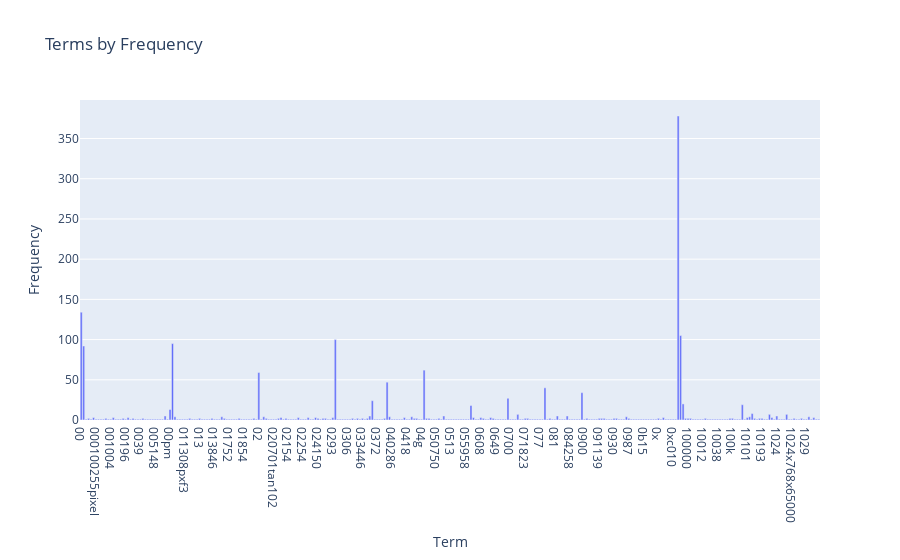

The notebook cell this image was saved under:
### Code cell
import plotly.express as px

term_frequencies = np.asarray(X_counts.sum(axis=0))[0]
x=count_vect.get_feature_names_out()[:300]
y=term_frequencies[:300]

xy_ = list(zip(x, y))
sorted_ = sorted(xy_, key = lambda x: -x[1])
fig = px.bar(x=x, y=y, labels={'x': 'Term', 'y': 'Frequency'}, title='Terms by Frequency')

fig.show()

### Figure 1 — Plotly figure (JSON) as saved in the notebook; plotly's stock layout.template omitted (floating-point values rounded to 4 significant figures; data arrays with more than 128 entries replaced by an {"elided": "..."} marker saying what was removed)
{"data": [{"alignmentgroup": "True", "hovertemplate": "Term=%{x}<br>Frequency=%{y}<extra></extra>", "legendgroup": "", "marker": {"color": "#636efa", "pattern": {"shape": ""}}, "name": "", "offsetgroup": "", "orientation": "v", "showlegend": false, "textposition": "auto", "type": "bar", "x": {"elided": "300 str values"}, "xaxis": "x", "y": {"elided": "300 int values"}, "yaxis": "y"}], "layout": {"barmode": "relative", "legend": {"tracegroupgap": 0}, "title": {"text": "Terms by Frequency"}, "xaxis": {"anchor": "y", "domain": [0, 1], "title": {"text": "Term"}}, "yaxis": {"anchor": "x", "domain": [0, 1], "title": {"text": "Frequency"}}}}
